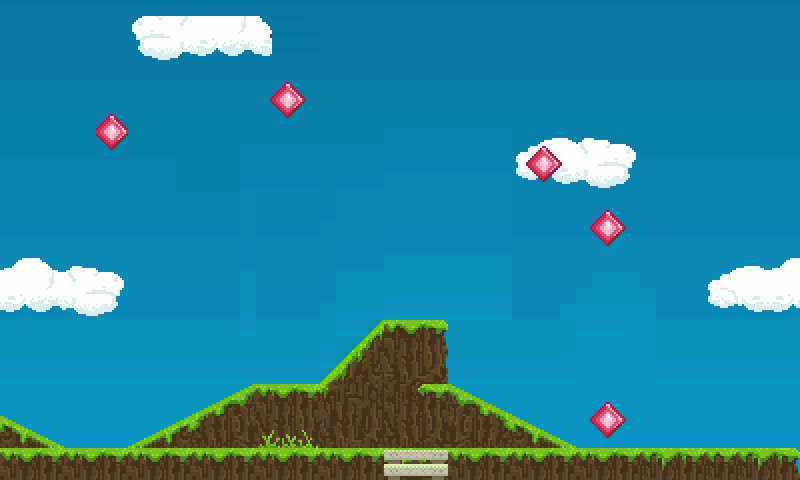

Rendered tile map (Tiled .tmx) drawn with the repository's tilesets; below, a short description and the map source with its tile grids summarised:
An orthogonal 50x30 tile map with 16x16 px tiles, 3 tile layers (Tile Layer 1, Tile Layer 2, Tile Layer 3) and 53 objects (35x fixture, 18x object).

<map version="1.0" orientation="orthogonal" renderorder="right-down" width="50" height="30" tilewidth="16" tileheight="16" nextobjectid="79">
 <tileset firstgid="1" name="Platforms" tilewidth="16" tileheight="16">
  <image source="../assets/Platforms.png" width="1280" height="1472" />
 </tileset>
 <layer name="Tile Layer 1" width="50" height="30">
  <data>[1500 cells, 1500 non-empty, 1450 distinct tile ids]</data>
 </layer>
 <layer name="Tile Layer 2" width="50" height="30">
  <data>[1500 cells, 287 non-empty, 23 distinct tile ids]</data>
 </layer>
 <layer name="Tile Layer 3" width="50" height="30">
  <data>[1500 cells, 6 non-empty, 6 distinct tile ids]</data>
 </layer>
 <objectgroup name="Object Layer 1">
  <object id="1" name="line2" type="object" x="2" y="72">
   <properties>
    <property name="isSensor" value="true" />
    <property name="userData" value="line2" />
   </properties>
   <polyline points="0,0 196,-56 490.667,-70.6667 746.667,-49.3333 798.667,2.66667" />
  </object>
  <object id="2" name="line1" type="object" x="796.545" y="283.818">
   <properties>
    <property name="isSensor" value="true" />
    <property name="userData" value="line1" />
   </properties>
   <polyline points="0,0 -623,25 -796,-50" />
  </object>
  <object id="3" name="ptiche" type="object" x="64" y="247.333" width="36" height="23.3333">
   <properties>
    <property name="isSensor" value="true" />
    <property name="userData" value="qice" />
   </properties>
  </object>
  <object id="4" name="egg1point1" type="fixture" x="179.5" y="152.5" width="11" height="11">
   <properties>
    <property name="body" value="ptiche" />
    <property name="isSensor" value="true" />
    <property name="userData" value="egg1point1" />
   </properties>
   <ellipse />
  </object>
  <object id="5" name="egg1point1" type="fixture" x="109.5" y="228.5" width="11" height="11">
   <properties>
    <property name="body" value="ptiche" />
    <property name="isSensor" value="true" />
    <property name="userData" value="egg1point1" />
   </properties>
   <ellipse />
  </object>
  <object id="6" name="egg1point1" type="fixture" x="47.5" y="225.5" width="11" height="11">
   <properties>
    <property name="body" value="ptiche" />
    <property name="isSensor" value="true" />
    <property name="userData" value="egg1point1" />
   </properties>
   <ellipse />
  </object>
  <object id="7" name="egg1point1" type="fixture" x="33.5" y="158.5" width="11" height="11">
   <properties>
    <property name="body" value="ptiche" />
    <property name="isSensor" value="true" />
    <property name="userData" value="egg1point1" />
   </properties>
   <ellipse />
  </object>
  <object id="8" name="egg1point1" type="fixture" x="28.5" y="53.5" width="11" height="11">
   <properties>
    <property name="body" value="ptiche" />
    <property name="isSensor" value="true" />
    <property name="userData" value="egg1point1" />
   </properties>
   <ellipse />
  </object>
  <object id="9" name="egg1point1" type="fixture" x="320.5" y="64.5" width="11" height="11">
   <properties>
    <property name="body" value="ptiche" />
    <property name="isSensor" value="true" />
    <property name="userData" value="egg1point1" />
   </properties>
   <ellipse />
  </object>
  <object id="10" name="ptiche2" type="object" x="528" y="131.333" width="36" height="23.3333">
   <properties>
    <property name="isSensor" value="true" />
    <property name="userData" value="qice" />
   </properties>
  </object>
  <object id="11" name="egg1point1" type="fixture" x="597.5" y="38.5" width="11" height="11">
   <properties>
    <property name="body" value="ptiche2" />
    <property name="isSensor" value="true" />
    <property name="userData" value="egg1point1" />
   </properties>
   <ellipse />
  </object>
  <object id="12" name="egg1point1" type="fixture" x="572.5" y="112.5" width="11" height="11">
   <properties>
    <property name="body" value="ptiche2" />
    <property name="isSensor" value="true" />
    <property name="userData" value="egg1point1" />
   </properties>
   <ellipse />
  </object>
  <object id="13" name="egg1point1" type="fixture" x="506.5" y="110.5" width="11" height="11">
   <properties>
    <property name="body" value="ptiche2" />
    <property name="isSensor" value="true" />
    <property name="userData" value="egg1point1" />
   </properties>
   <ellipse />
  </object>
  <object id="14" name="egg1point1" type="fixture" x="457.5" y="78.5" width="11" height="11">
   <properties>
    <property name="body" value="ptiche2" />
    <property name="isSensor" value="true" />
    <property name="userData" value="egg1point1" />
   </properties>
   <ellipse />
  </object>
  <object id="15" name="egg1point1" type="fixture" x="427.5" y="27.5" width="11" height="11">
   <properties>
    <property name="body" value="ptiche2" />
    <property name="isSensor" value="true" />
    <property name="userData" value="egg1point1" />
   </properties>
   <ellipse />
  </object>
  <object id="16" name="egg1point1" type="fixture" x="656.5" y="63.5" width="11" height="11">
   <properties>
    <property name="body" value="ptiche2" />
    <property name="isSensor" value="true" />
    <property name="userData" value="egg1point1" />
   </properties>
   <ellipse />
  </object>
  <object id="17" name="ptiche3" type="object" x="264" y="364.333" width="36" height="23.3333">
   <properties>
    <property name="isSensor" value="true" />
    <property name="userData" value="qice" />
   </properties>
  </object>
  <object id="18" name="egg1point1" type="fixture" x="366.5" y="97.5" width="11" height="11">
   <properties>
    <property name="body" value="ptiche3" />
    <property name="isSensor" value="true" />
    <property name="userData" value="egg1point1" />
   </properties>
   <ellipse />
  </object>
  <object id="19" name="egg1point1" type="fixture" x="306.5" y="341.5" width="11" height="11">
   <properties>
    <property name="body" value="ptiche3" />
    <property name="isSensor" value="true" />
    <property name="userData" value="egg1point1" />
   </properties>
   <ellipse />
  </object>
  <object id="20" name="egg1point1" type="fixture" x="242.5" y="341.5" width="11" height="11">
   <properties>
    <property name="body" value="ptiche3" />
    <property name="isSensor" value="true" />
    <property name="userData" value="egg1point1" />
   </properties>
   <ellipse />
  </object>
  <object id="21" name="egg1point1" type="fixture" x="216.5" y="284.5" width="11" height="11">
   <properties>
    <property name="body" value="ptiche3" />
    <property name="isSensor" value="true" />
    <property name="userData" value="egg1point1" />
   </properties>
   <ellipse />
  </object>
  <object id="22" name="egg1point1" type="fixture" x="193.5" y="130.5" width="11" height="11">
   <properties>
    <property name="body" value="ptiche3" />
    <property name="isSensor" value="true" />
    <property name="userData" value="egg1point1" />
   </properties>
   <ellipse />
  </object>
  <object id="23" name="egg1point1" type="fixture" x="455.5" y="46.5" width="11" height="11">
   <properties>
    <property name="body" value="ptiche3" />
    <property name="isSensor" value="true" />
    <property name="userData" value="egg1point1" />
   </properties>
   <ellipse />
  </object>
  <object id="24" name="ptiche4" type="object" x="653" y="427.333" width="36" height="23.3333">
   <properties>
    <property name="isSensor" value="true" />
    <property name="userData" value="qice" />
   </properties>
  </object>
  <object id="25" name="egg1point1" type="fixture" x="700.5" y="171.5" width="11" height="11">
   <properties>
    <property name="body" value="ptiche4" />
    <property name="isSensor" value="true" />
    <property name="userData" value="egg1point1" />
   </properties>
   <ellipse />
  </object>
  </objectgroup>
</map>
<!-- 28 of 53 objects omitted -->
